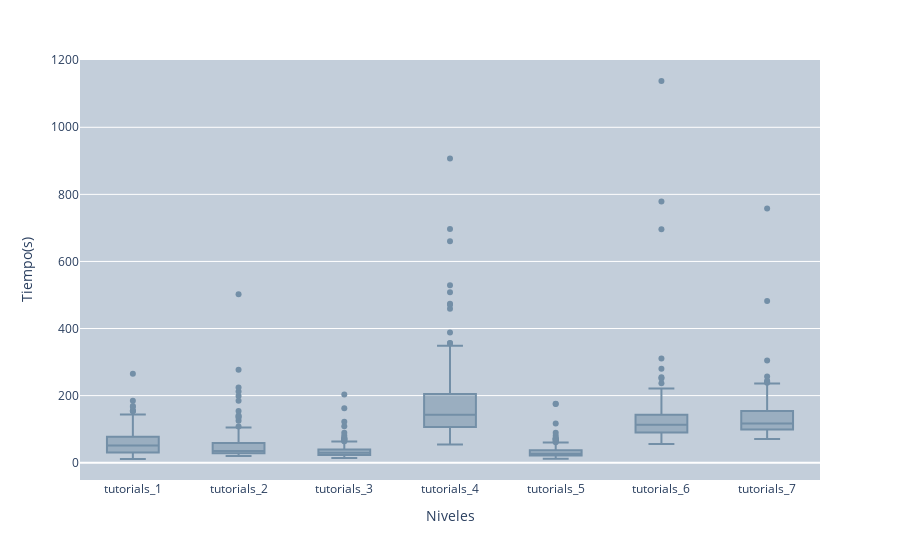
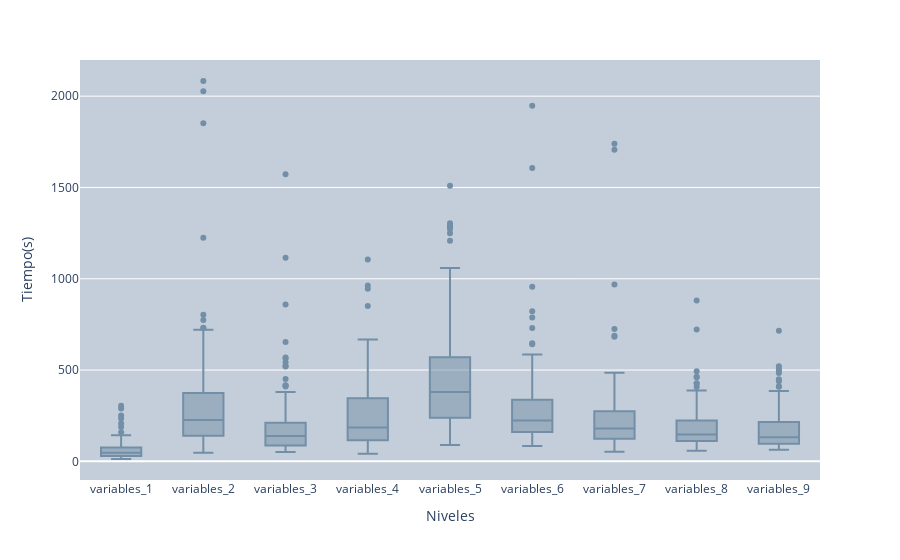
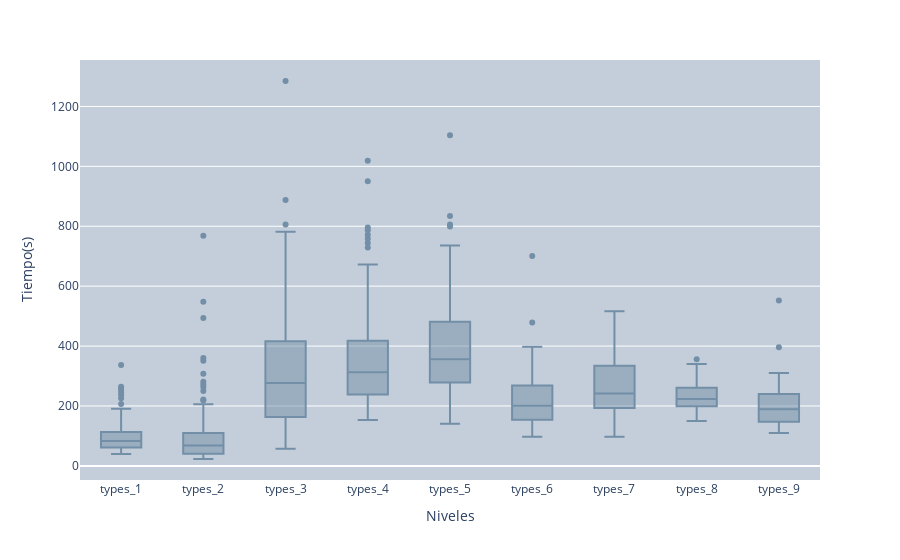
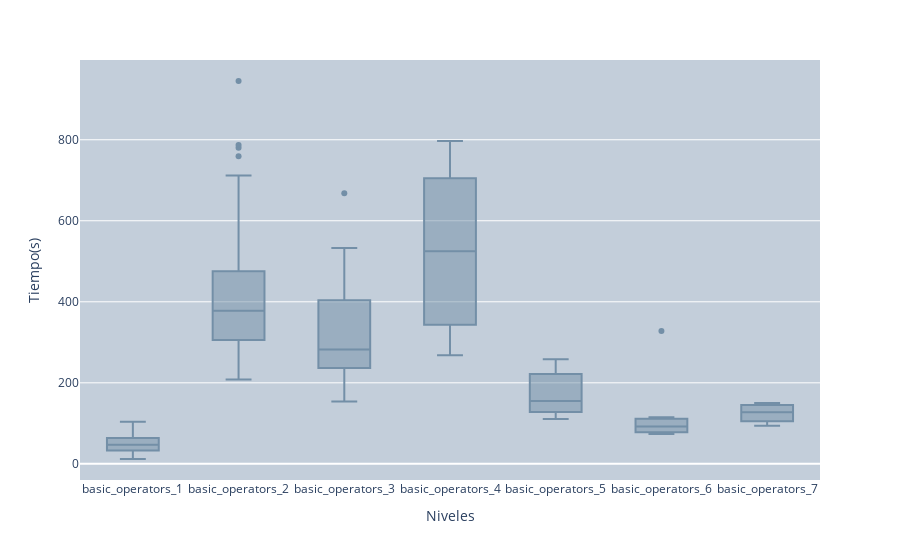

The notebook cell these images were saved under, in order:
### Code cell
boxsTiempos = create_boxplots3(parseTiemposDictConNombresToInteger(tiemposListNombres), "Tiempo(s)")
for b in boxsTiempos:
    b.show()
    None

### Figure 1 — Plotly figure (JSON) as saved in the notebook; plotly's stock layout.template omitted (floating-point values rounded to 4 significant figures; data arrays with more than 128 entries replaced by an {"elided": "..."} marker saying what was removed)
{"data": [{"alignmentgroup": "True", "hovertemplate": "<b>%{hovertext}</b><br><br>Niveles=%{x}<br>Tiempo(s)=%{y}<extra></extra>", "hovertext": {"elided": "1015 str values"}, "legendgroup": "", "marker": {"color": "#738FA7"}, "name": "", "notched": false, "offsetgroup": "", "orientation": "v", "showlegend": false, "type": "box", "x": {"elided": "1015 str values"}, "x0": " ", "xaxis": "x", "y": {"elided": "1015 int values"}, "y0": " ", "yaxis": "y"}], "layout": {"boxmode": "group", "legend": {"tracegroupgap": 0}, "margin": {"t": 60}, "plot_bgcolor": "#C3CEDA", "xaxis": {"anchor": "y", "domain": [0, 1], "title": {"text": "Niveles"}}, "yaxis": {"anchor": "x", "domain": [0, 1], "title": {"text": "Tiempo(s)"}}}}

### Figure 2 — Plotly figure (JSON) as saved in the notebook; plotly's stock layout.template omitted (floating-point values rounded to 4 significant figures; data arrays with more than 128 entries replaced by an {"elided": "..."} marker saying what was removed)
{"data": [{"alignmentgroup": "True", "hovertemplate": "<b>%{hovertext}</b><br><br>Niveles=%{x}<br>Tiempo(s)=%{y}<extra></extra>", "hovertext": {"elided": "1287 str values"}, "legendgroup": "", "marker": {"color": "#738FA7"}, "name": "", "notched": false, "offsetgroup": "", "orientation": "v", "showlegend": false, "type": "box", "x": {"elided": "1287 str values"}, "x0": " ", "xaxis": "x", "y": {"elided": "1287 int values"}, "y0": " ", "yaxis": "y"}], "layout": {"boxmode": "group", "legend": {"tracegroupgap": 0}, "margin": {"t": 60}, "plot_bgcolor": "#C3CEDA", "xaxis": {"anchor": "y", "domain": [0, 1], "title": {"text": "Niveles"}}, "yaxis": {"anchor": "x", "domain": [0, 1], "title": {"text": "Tiempo(s)"}}}}

### Figure 3 — Plotly figure (JSON) as saved in the notebook; plotly's stock layout.template omitted (floating-point values rounded to 4 significant figures; data arrays with more than 128 entries replaced by an {"elided": "..."} marker saying what was removed)
{"data": [{"alignmentgroup": "True", "hovertemplate": "<b>%{hovertext}</b><br><br>Niveles=%{x}<br>Tiempo(s)=%{y}<extra></extra>", "hovertext": {"elided": "1017 str values"}, "legendgroup": "", "marker": {"color": "#738FA7"}, "name": "", "notched": false, "offsetgroup": "", "orientation": "v", "showlegend": false, "type": "box", "x": {"elided": "1017 str values"}, "x0": " ", "xaxis": "x", "y": {"elided": "1017 int values"}, "y0": " ", "yaxis": "y"}], "layout": {"boxmode": "group", "legend": {"tracegroupgap": 0}, "margin": {"t": 60}, "plot_bgcolor": "#C3CEDA", "xaxis": {"anchor": "y", "domain": [0, 1], "title": {"text": "Niveles"}}, "yaxis": {"anchor": "x", "domain": [0, 1], "title": {"text": "Tiempo(s)"}}}}

### Figure 4 — Plotly figure (JSON) as saved in the notebook; plotly's stock layout.template omitted (floating-point values rounded to 4 significant figures; data arrays with more than 128 entries replaced by an {"elided": "..."} marker saying what was removed)
{"data": [{"alignmentgroup": "True", "hovertemplate": "<b>%{hovertext}</b><br><br>Niveles=%{x}<br>Tiempo(s)=%{y}<extra></extra>", "hovertext": {"elided": "217 str values"}, "legendgroup": "", "marker": {"color": "#738FA7"}, "name": "", "notched": false, "offsetgroup": "", "orientation": "v", "showlegend": false, "type": "box", "x": {"elided": "217 str values"}, "x0": " ", "xaxis": "x", "y": {"elided": "217 int values"}, "y0": " ", "yaxis": "y"}], "layout": {"boxmode": "group", "legend": {"tracegroupgap": 0}, "margin": {"t": 60}, "plot_bgcolor": "#C3CEDA", "xaxis": {"anchor": "y", "domain": [0, 1], "title": {"text": "Niveles"}}, "yaxis": {"anchor": "x", "domain": [0, 1], "title": {"text": "Tiempo(s)"}}}}
